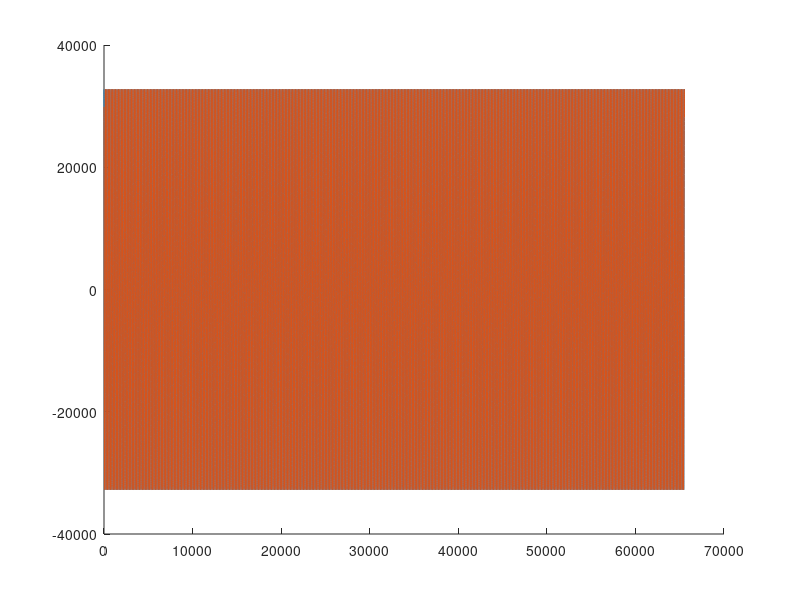
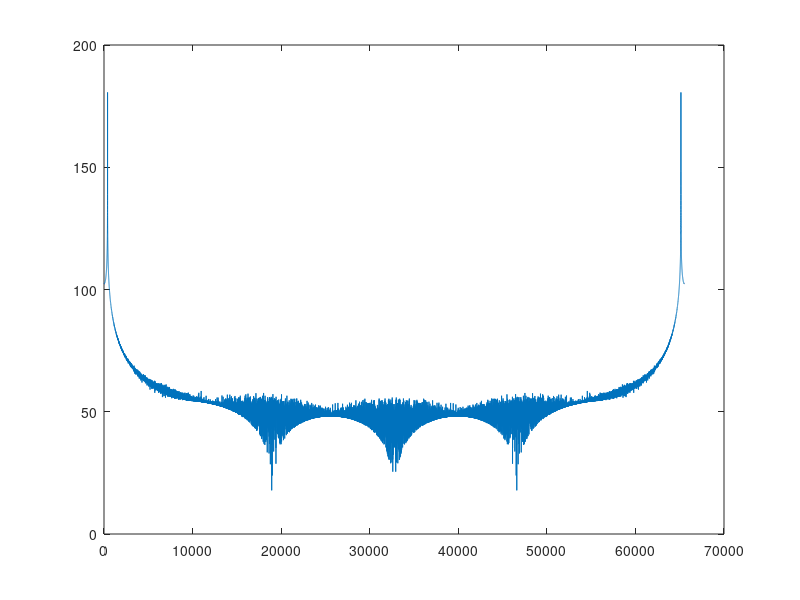
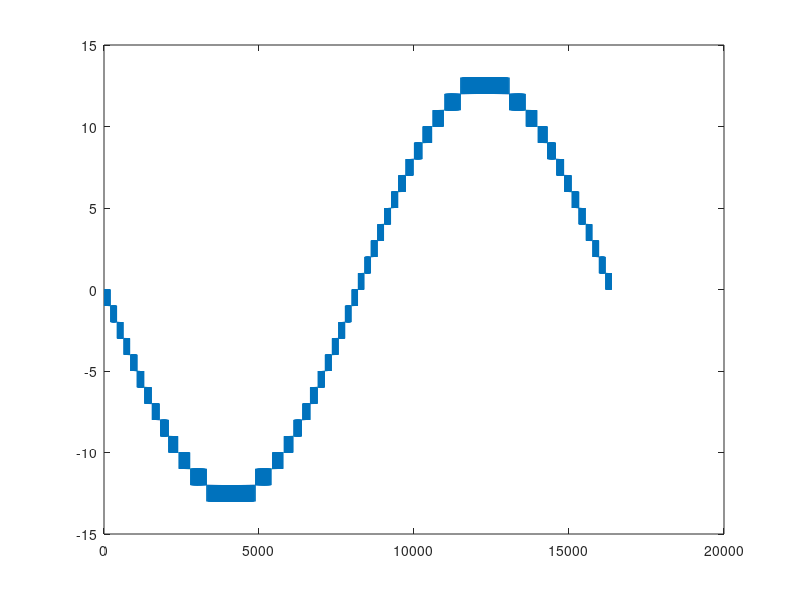
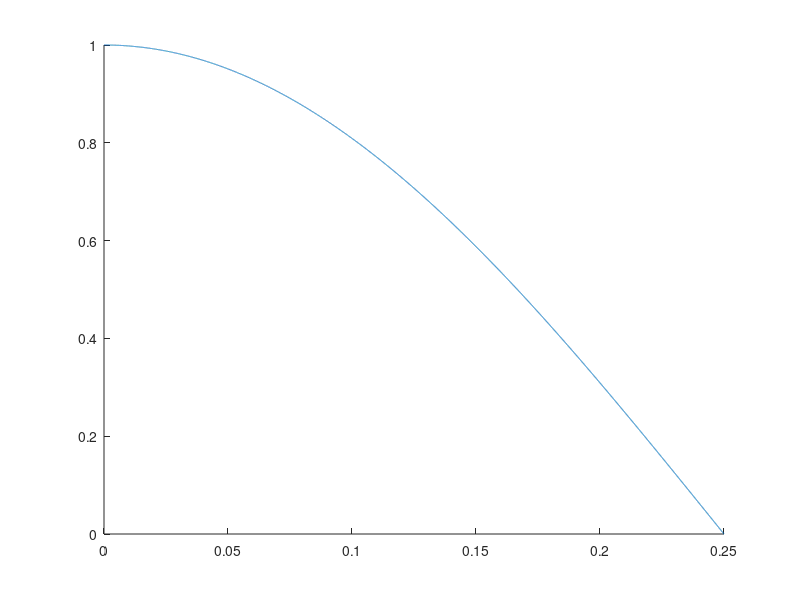

Reproduce these figures in MATLAB, in order.
%% numerically controlled oscillator
clc
clear all
close all

N = 2^14; % table size (1/4 of the size if symmetries were utilized)
t = linspace(0, 1, N);
SINTABLE = round((2^15-1)*cos(2*pi*t)); % 16-bit signed integers

% f = 8191;
f = 100;    % frequency
p = 1000.5; % phase

for n = 1:2^16
    y(n) = SINTABLE(1+mod(round(f*n), N-1));
    z(n) = SINTABLE(1+mod(round(f*n + p), N-1));
end

figure; hold on; plot(y); plot(z);
figure; plot(10*log10(abs(fft(y)).^2));
figure; plot(diff(SINTABLE));

Y = fft(z);
[YM, I] = max(abs(Y));
angle(Y(I(1)))
%%
clc
clear all
close all

N = 2^14;
t = linspace(0, 1/4, N);
SINTABLE = cos(2*pi*t);

figure;
hold on;
plot(t, SINTABLE);